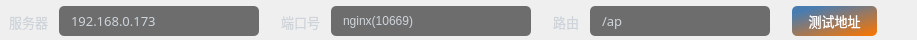
        <widget class="QWidget" name="widget_1host" native="true">
         <property name="minimumSize">
          <size>
           <width>0</width>
           <height>40</height>
          </size>
         </property>
         <property name="maximumSize">
          <size>
           <width>16777215</width>
           <height>40</height>
          </size>
         </property>
         <property name="font">
          <font>
           <stylestrategy>PreferAntialias</stylestrategy>
          </font>
         </property>
         <property name="styleSheet">
          <string notr="true">QToolTip {
color: rgb(255, 255, 255);
background-color: rgb(108, 117, 125, 65);
border-radius: 2px;
}

QLabel{
color:#ced4da;
}

QComboBox{
	color:#ffffff;
	border:0px solid #8a8a8a;
	color: rgb(138, 138, 138);
	border-radius:5px;
	background-color: rgb(25, 25, 25, 155);
	padding-left:10px;
	
	font: 10pt &quot;OPPOSans B&quot;;
}


QComboBox:disabled{
	border:0px solid gray;
	color:gray;
}

QComboBox::drop-down{
	background:transparent;
}
QComboBox::down-arrow{
	image: url(:/lib/tree_open.png);
    width:20px;
	height:20px;
	margin-right: 10px;
}


QComboBox::down-arrow:enabled{
	color:#52DCFE;
}


QComboBox QAbstractItemView{
	font: 10pt &quot;OPPOSans B&quot;;
	outline: 0px solid gray;   /* 选定项的虚框 */
	border:1px solid #1e2d36;
	color:#ffffff;
	background-color:#1e2d36;
	selection-background-color:rgb(37, 84, 138);
	border-radius:0px;
	padding-bottom:2px;
	padding-top:2px;
}

QComboBox QAbstractItemView::item
{
	height:30px;
	font: 10pt &quot;OPPOSans B&quot;;
	border-radius:5px;
}

QComboBox QAbstractItemView::item:hover {
    color:rgb(255,255,255);
	background-color: rgb(37, 84, 138);
}
 
/* 下拉后，整个下拉窗体被选择的每项的样式 */
QComboBox QAbstractItemView::item:selected {
    color:rgb(255,255,255);
	background-color: rgb(37, 84, 138);
}
</string>
         </property>
         <layout class="QHBoxLayout" name="horizontalLayout_2">
          <property name="spacing">
           <number>5</number>
          </property>
          <property name="leftMargin">
           <number>9</number>
          </property>
          <property name="topMargin">
           <number>3</number>
          </property>
          <property name="rightMargin">
           <number>0</number>
          </property>
          <property name="bottomMargin">
           <number>0</number>
          </property>
          <item>
           <widget class="QLabel" name="label_ip">
            <property name="minimumSize">
             <size>
              <width>45</width>
              <height>0</height>
             </size>
            </property>
            <property name="maximumSize">
             <size>
              <width>45</width>
              <height>16777215</height>
             </size>
            </property>
            <property name="font">
             <font>
              <family>OPPOSans B</family>
              <pointsize>10</pointsize>
              <stylestrategy>PreferAntialias</stylestrategy>
             </font>
            </property>
            <property name="styleSheet">
             <string notr="true">color:#ced4da;</string>
            </property>
            <property name="text">
             <string>服务器</string>
            </property>
           </widget>
          </item>
          <item>
           <widget class="QLineEdit" name="lineEdit_host">
            <property name="minimumSize">
             <size>
              <width>200</width>
              <height>30</height>
             </size>
            </property>
            <property name="maximumSize">
             <size>
              <width>200</width>
              <height>16777215</height>
             </size>
            </property>
            <property name="font">
             <font>
              <family>OPPOSans B</family>
              <pointsize>10</pointsize>
              <stylestrategy>PreferAntialias</stylestrategy>
             </font>
            </property>
            <property name="styleSheet">
             <string notr="true">QLineEdit{
color:#ced4da;
border-radius: 14px;
background-color: rgb(25, 25, 25, 155);
border: 0px solid rgba(255, 255, 255, 0);
border-radius: 5px;
padding-left:10px;
padding-right:10px;
}</string>
            </property>
            <property name="text">
             <string>192.168.0.173</string>
            </property>
            <property name="placeholderText">
             <string>172.16.8.154</string>
            </property>
           </widget>
          </item>
          <item>
           <spacer name="horizontalSpacer_33">
            <property name="font">
             <font>
              <stylestrategy>PreferAntialias</stylestrategy>
             </font>
            </property>
            <property name="orientation">
             <enum>Qt::Horizontal</enum>
            </property>
            <property name="sizeType">
             <enum>QSizePolicy::Fixed</enum>
            </property>
            <property name="sizeHint" stdset="0">
             <size>
              <width>17</width>
              <height>27</height>
             </size>
            </property>
           </spacer>
          </item>
          <item>
           <widget class="QLabel" name="label_port">
            <property name="minimumSize">
             <size>
              <width>45</width>
              <height>0</height>
             </size>
            </property>
            <property name="maximumSize">
             <size>
              <width>45</width>
              <height>16777215</height>
             </size>
            </property>
            <property name="font">
             <font>
              <family>OPPOSans B</family>
              <pointsize>10</pointsize>
              <stylestrategy>PreferAntialias</stylestrategy>
             </font>
            </property>
            <property name="styleSheet">
             <string notr="true">color:#ced4da;</string>
            </property>
            <property name="text">
             <string>端口号</string>
            </property>
           </widget>
          </item>
          <item>
           <widget class="QComboBox" name="comboBox_port">
            <property name="sizePolicy">
             <sizepolicy hsizetype="Expanding" vsizetype="Fixed">
              <horstretch>0</horstretch>
              <verstretch>0</verstretch>
             </sizepolicy>
            </property>
            <property name="minimumSize">
             <size>
              <width>200</width>
              <height>30</height>
             </size>
            </property>
            <property name="maximumSize">
             <size>
              <width>200</width>
              <height>16777215</height>
             </size>
            </property>
            <property name="font">
             <font>
              <family>OPPOSans B</family>
              <pointsize>10</pointsize>
              <weight>50</weight>
              <italic>false</italic>
              <bold>false</bold>
              <stylestrategy>PreferAntialias</stylestrategy>
             </font>
            </property>
            <property name="styleSheet">
             <string notr="true">color:#ced4da;</string>
            </property>
            <property name="editable">
             <bool>true</bool>
            </property>
            <item>
             <property name="text">
              <string>nginx(10669)</string>
             </property>
            </item>
            <item>
             <property name="text">
              <string>imnotify(11226)</string>
             </property>
            </item>
            <item>
             <property name="text">
              <string>ap(11130)</string>
             </property>
            </item>
            <item>
             <property name="text">
              <string>badword(11040)</string>
             </property>
            </item>
            <item>
             <property name="text">
              <string>user(11241)</string>
             </property>
            </item>
            <item>
             <property name="text">
              <string>buddy(11201)</string>
             </property>
            </item>
            <item>
             <property name="text">
              <string>chat(11203)</string>
             </property>
            </item>
            <item>
             <property name="text">
              <string>login(11225)</string>
             </property>
            </item>
            <item>
             <property name="text">
              <string>cloud(11204)</string>
             </property>
            </item>
            <item>
             <property name="text">
              <string>cache(11202)</string>
             </property>
            </item>
            <item>
             <property name="text">
              <string>collection(11205)</string>
             </property>
            </item>
            <item>
             <property name="text">
              <string>customer(11207)</string>
             </property>
            </item>
            <item>
             <property name="text">
              <string>dbconfig(11208)</string>
             </property>
            </item>
            <item>
             <property name="text">
              <string>emoticon(11209)</string>
             </property>
            </item>
            <item>
             <property name="text">
              <string>commentcenter(11206)</string>
             </property>
            </item>
            <item>
             <property name="text">
              <string>analysiswebsite(11200)</string>
             </property>
            </item>
            <item>
             <property name="text">
              <string>enterprisedictionary(11210)</string>
             </property>
            </item>
            <item>
             <property name="text">
              <string>enterpriseorganization(11211)</string>
             </property>
            </item>
            <item>
             <property name="text">
              <string>enterpriseregister(11212)</string>
             </property>
            </item>
            <item>
             <property name="text">
              <string>enterpriserolemenu(11213)</string>
             </property>
            </item>
            <item>
             <property name="text">
              <string>enterprisestatistics(11214)</string>
             </property>
            </item>
            <item>
             <property name="text">
              <string>enterpriseTask(11215)</string>
             </property>
            </item>
            <item>
             <property name="text">
              <string>enterpriseuser(11216)</string>
             </property>
            </item>
            <item>
             <property name="text">
              <string>feedback(11217)</string>
             </property>
            </item>
            <item>
             <property name="text">
              <string>fullsearch(11218)</string>
             </property>
            </item>
            <item>
             <property name="text">
              <string>group(11219)</string>
             </property>
            </item>
            <item>
             <property name="text">
              <string>groupfile(11220)</string>
             </property>
            </item>
            <item>
             <property name="text">
              <string>groupmember(11221)</string>
             </property>
            </item>
            <item>
             <property name="text">
              <string>imageverify(11222)</string>
             </property>
            </item>
            <item>
             <property name="text">
              <string>iosnotice-new(11223)</string>
             </property>
            </item>
            <item>
             <property name="text">
              <string>lbs(11224)</string>
             </property>
            </item>
            <item>
             <property name="text">
              <string>memo(11226)</string>
             </property>
            </item>
            <item>
             <property name="text">
              <string>messagestorage(11227)</string>
             </property>
            </item>
            <item>
             <property name="text">
              <string>online(11228)</string>
             </property>
            </item>
            <item>
             <property name="text">
              <string>operationlog(11229)</string>
             </property>
            </item>
            <item>
             <property name="text">
              <string>platform(11230)</string>
             </property>
            </item>
            <item>
             <property name="text">
              <string>platform-business(11231)</string>
             </property>
            </item>
            <item>
             <property name="text">
              <string>platform-database(11232)</string>
             </property>
            </item>
            <item>
             <property name="text">
              <string>platformstatistics(11233)</string>
             </property>
            </item>
            <item>
             <property name="text">
              <string>recommend(11234)</string>
             </property>
            </item>
            <item>
             <property name="text">
              <string>registeruser(11235)</string>
             </property>
            </item>
            <item>
             <property name="text">
              <string>route(11236)</string>
             </property>
            </item>
            <item>
             <property name="text">
              <string>setting(11237)</string>
             </property>
            </item>
            <item>
             <property name="text">
              <string>sharecomment(11238)</string>
             </property>
            </item>
            <item>
             <property name="text">
              <string>sharecontent(11239)</string>
             </property>
            </item>
            <item>
             <property name="text">
              <string>timestamp(11240)</string>
             </property>
            </item>
            <item>
             <property name="text">
              <string>userbase(11242)</string>
             </property>
            </item>
            <item>
             <property name="text">
              <string>verifycode(11243)</string>
             </property>
            </item>
            <item>
             <property name="text">
              <string>verifymessage(11244)</string>
             </property>
            </item>
           </widget>
          </item>
          <item>
           <spacer name="horizontalSpacer_39">
            <property name="font">
             <font>
              <stylestrategy>PreferAntialias</stylestrategy>
             </font>
            </property>
            <property name="orientation">
             <enum>Qt::Horizontal</enum>
            </property>
            <property name="sizeType">
             <enum>QSizePolicy::Fixed</enum>
            </property>
            <property name="sizeHint" stdset="0">
             <size>
              <width>17</width>
              <height>27</height>
             </size>
            </property>
           </spacer>
          </item>
          <item>
           <widget class="QLabel" name="label_route">
            <property name="minimumSize">
             <size>
              <width>32</width>
              <height>0</height>
             </size>
            </property>
            <property name="maximumSize">
             <size>
              <width>32</width>
              <height>16777215</height>
             </size>
            </property>
            <property name="font">
             <font>
              <family>OPPOSans B</family>
              <pointsize>10</pointsize>
              <stylestrategy>PreferAntialias</stylestrategy>
             </font>
            </property>
            <property name="styleSheet">
             <string notr="true">color:#ced4da;</string>
            </property>
            <property name="text">
             <string>路由</string>
            </property>
           </widget>
          </item>
          <item>
           <widget class="QLineEdit" name="lineEdit_host_2">
            <property name="minimumSize">
             <size>
              <width>180</width>
              <height>30</height>
             </size>
            </property>
            <property name="maximumSize">
             <size>
              <width>180</width>
              <height>16777215</height>
             </size>
            </property>
            <property name="font">
             <font>
              <family>OPPOSans B</family>
              <pointsize>10</pointsize>
              <stylestrategy>PreferAntialias</stylestrategy>
             </font>
            </property>
            <property name="styleSheet">
             <string notr="true">QLineEdit{
color:#ced4da;
border-radius: 14px;
background-color: rgb(25, 25, 25, 155);
border: 0px solid rgba(255, 255, 255, 0);
border-radius: 5px;
padding-left:10px;
padding-right:10px;
}</string>
            </property>
            <property name="text">
             <string>/ap</string>
            </property>
            <property name="placeholderText">
             <string>172.16.8.154</string>
            </property>
           </widget>
          </item>
          <item>
           <spacer name="horizontalSpacer_42">
            <property name="font">
             <font>
              <stylestrategy>PreferAntialias</stylestrategy>
             </font>
            </property>
            <property name="orientation">
             <enum>Qt::Horizontal</enum>
            </property>
            <property name="sizeType">
             <enum>QSizePolicy::Fixed</enum>
            </property>
            <property name="sizeHint" stdset="0">
             <size>
              <width>17</width>
              <height>27</height>
             </size>
            </property>
           </spacer>
          </item>
          <item>
           <widget class="QToolButton" name="toolButton_test">
            <property name="minimumSize">
             <size>
              <width>85</width>
              <height>30</height>
             </size>
            </property>
            <property name="maximumSize">
             <size>
              <width>250</width>
              <height>16777215</height>
             </size>
            </property>
            <property name="font">
             <font>
              <family>OPPOSans B</family>
              <pointsize>10</pointsize>
              <weight>50</weight>
              <italic>false</italic>
              <bold>false</bold>
              <stylestrategy>PreferAntialias</stylestrategy>
             </font>
            </property>
            <property name="styleSheet">
             <string notr="true">QToolButton {
	font: 10pt &quot;OPPOSans B&quot;;
	color: rgb(255, 255, 255);
	
	
	background-color: qlineargradient(spread:pad, x1:1, y1:0.966, x2:0.267, y2:0.0457273, stop:0 rgba(250, 118, 0, 255), stop:1 rgba(68, 121, 175, 250));
	border-radius: 5px;
}

QToolButton::menu-indicator { 
	image: None;
}

 
QToolButton:hover {
	color: rgb(255, 255, 255);
	
	background-color: qlineargradient(spread:pad, x1:0, y1:0, x2:1, y2:1, stop:0 rgba(250, 118, 0, 255), stop:1 rgba(68, 121, 175, 250));
}</string>
            </property>
            <property name="text">
             <string>测试地址</string>
            </property>
            <property name="icon">
             <iconset resource="../lib.qrc">
              <normaloff>:/lib/node2.png</normaloff>:/lib/node2.png</iconset>
            </property>
            <property name="toolButtonStyle">
             <enum>Qt::ToolButtonTextBesideIcon</enum>
            </property>
           </widget>
          </item>
          <item>
           <spacer name="horizontalSpacer_2">
            <property name="font">
             <font>
              <stylestrategy>PreferAntialias</stylestrategy>
             </font>
            </property>
            <property name="orientation">
             <enum>Qt::Horizontal</enum>
            </property>
            <property name="sizeHint" stdset="0">
             <size>
              <width>40</width>
              <height>20</height>
             </size>
            </property>
           </spacer>
          </item>
         </layout>
        </widget>
